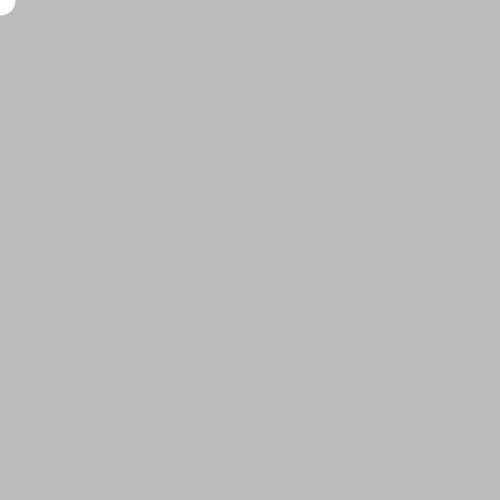
Frame 1 (no input)
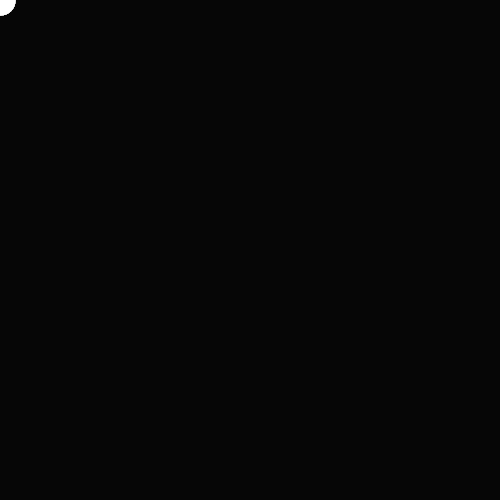
Frame 60 (the mouse pressed at the canvas centre just before this capture)
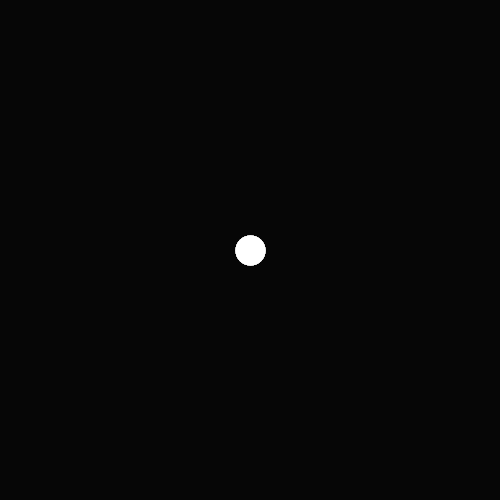
Frame 120 (the mouse held since frame 60 and released just before this capture)

The Processing sketch that drew these frames (run headless with seeded random() and noise(); from frame 60 on, the mouse is pressed at the canvas centre):

// Processing sketch: w03_18_acceleration_dist_strokeWeight
// ── w03_18_acceleration_dist_strokeWeight.pde
// IMA NYU Shanghai
// Kinetic Interfaces
// MOQN
// Feb 7 2016


void setup() {
  size(500, 500);
}


void draw() {
  // trail effect
  fill(0,20);
  noStroke();
  rect(0,0, width, height);
  
  // distance == speed (px per frame)
  float distance = dist(pmouseX, pmouseY, mouseX, mouseY);
  
  float thickness = map(distance, 0, 100, 30, 1);
  thickness = constrain(thickness, 1, 30);
  strokeWeight(thickness);
  
  stroke(255);
  line(pmouseX, pmouseY, mouseX, mouseY);
}
